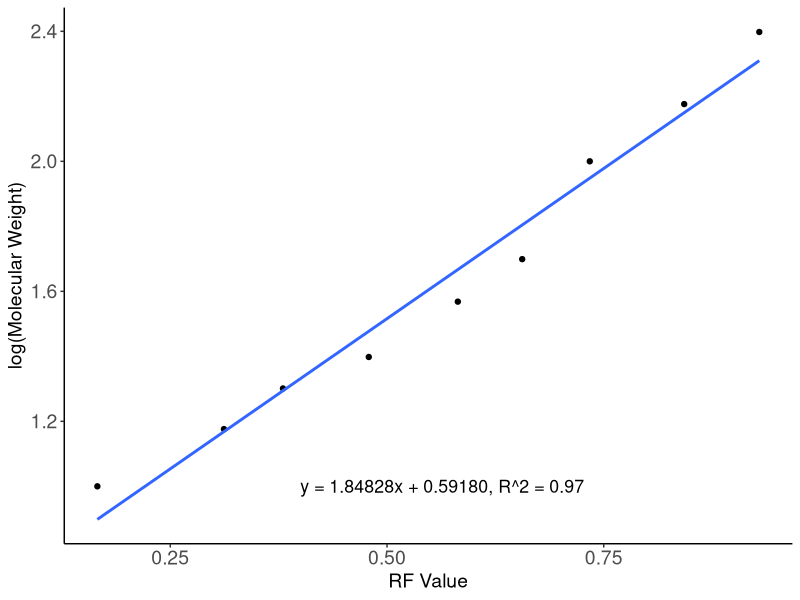
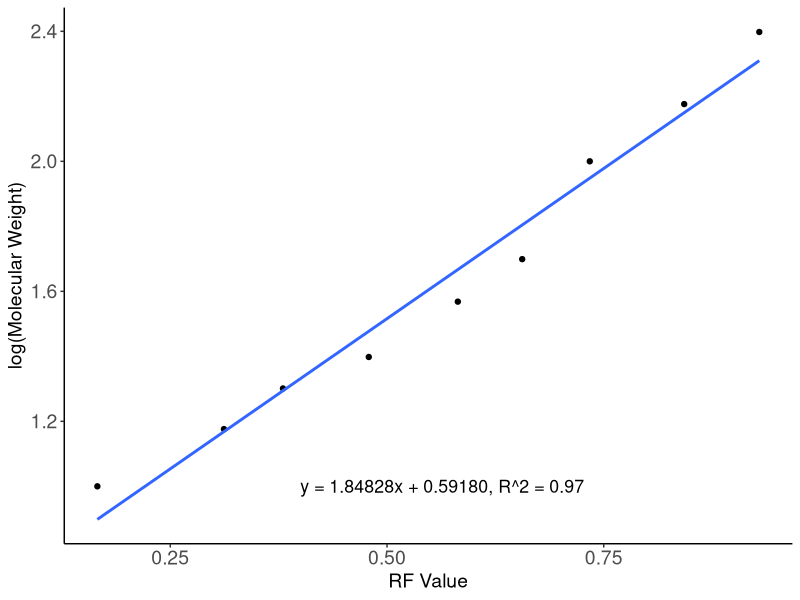

Reproduce these figures in R, in order.
#### Set up ####

##Packages
library(tidyverse)
library(readxl)

##Loading in data
wb_ladder <- read_excel("project/Figuring out molecular weight.xlsx")

#### Finding linear regression coefficents ########

#solvent front:8.08
wb_ladder

#finding the rf
wb_ladder$rf <- (8.08-wb_ladder$distance)/8.08

#getting log(molecular weight)
wb_ladder$log_mw <- log10(wb_ladder$mw_kDa)

## linear regression

wb_ladder_lm <- lm(log_mw~rf, data=wb_ladder)

#finding the equation

summary(wb_ladder_lm)

# y = log(mw)
# x = rf
# y = 1.84828x + 2.44

mx <- 1.84828
c<- 0.59180

#R^2 = 0.9691

line_equation <- "y = 1.84828x + 0.59180, R^2 = 0.97"

#### plotting the calibration curve ####
wb_ladder %>%
  ggplot(aes(x = rf, y=log_mw)) +
  geom_point() +
  geom_smooth(method = lm, se = F) +
  theme_classic() +
  annotate("text",x = 0.40, y=1, label = paste(line_equation), size = 4.5, hjust = 0) +
  scale_y_continuous("log(Molecular Weight)") +
  scale_x_continuous("RF Value") +
  theme(axis.text=element_text(size=14),
        axis.title=element_text(size=14))

ggsave("project/plots/wb_ladder_graph.png", width= 1800, height= 2000, units="px")

#### Finding my MW for PseB ####

#find rf

rf <- (8.08-3.74)/8.08
rf

#find log(mw)
log_Mw <- (1.84828*rf) + 0.59180
log_Mw

#mw
PseB_Mw <- 10^(log_Mw)
PseB_Mw
#38.42061
